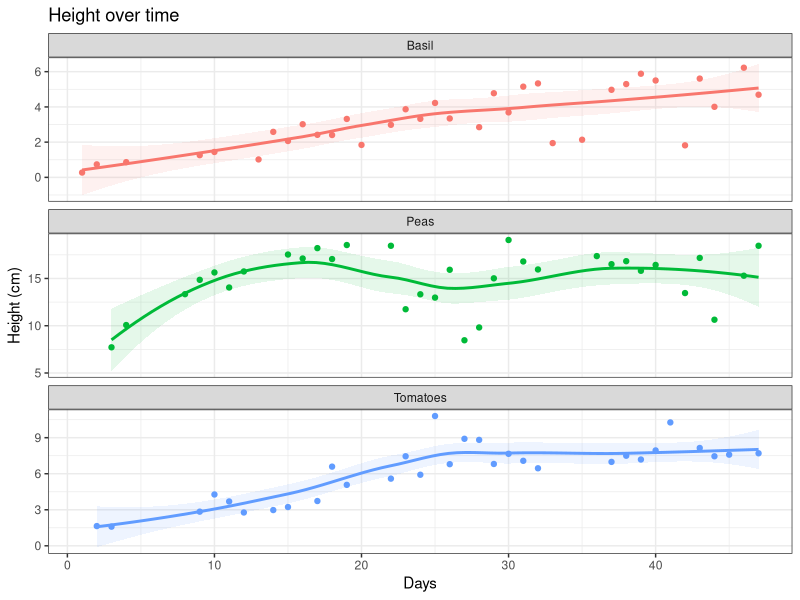
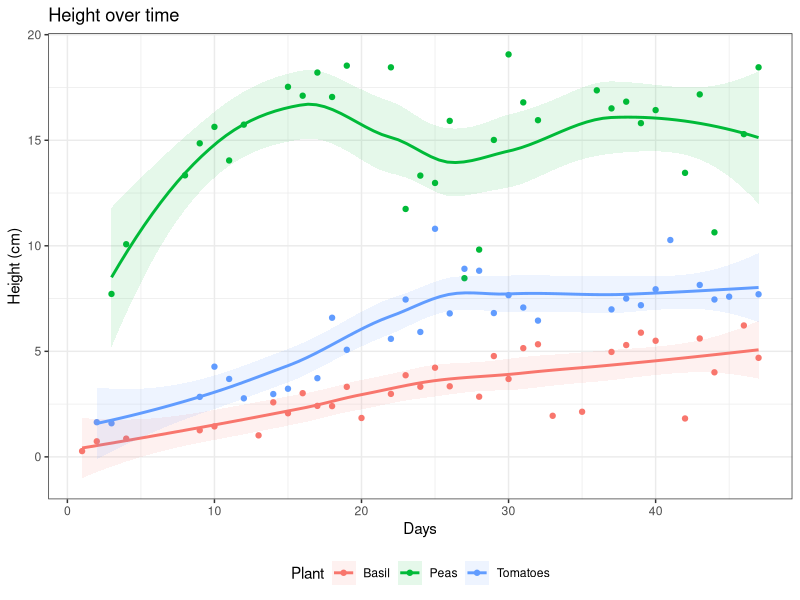
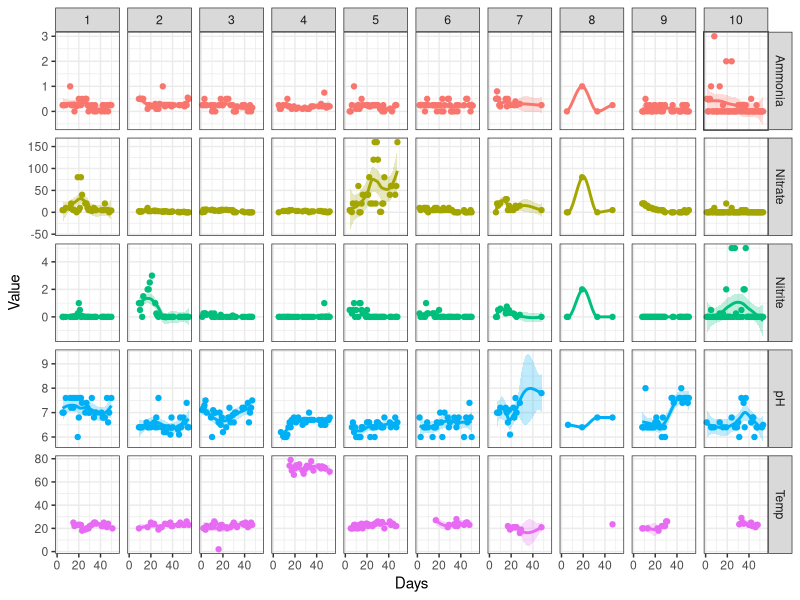
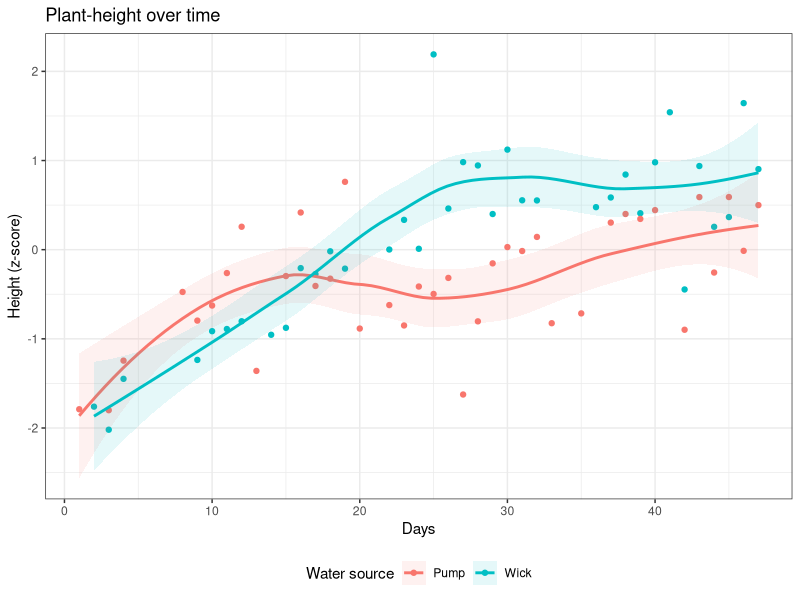
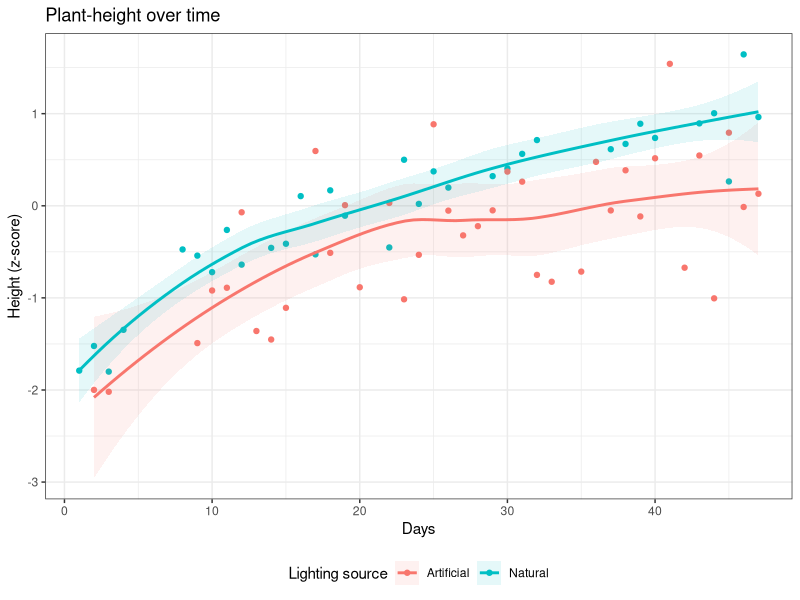

The R source for these figures, in order:
library(tidyverse)
theme_set(theme_bw())

### plotting growth for each plant over time (not standardized, but probably fine for this since they are split by plant, and more intuitive being just cm units)
growth_tab <- read.table("data/all-plant-average-heights.tsv", sep = "\t", header = TRUE, na.strings="")
growth_for_plotting <- growth_tab %>% pivot_longer(!Days, names_to = "Plant", values_to = "Height (cm)")

# split
ggplot(growth_for_plotting, aes(x = Days, y = `Height (cm)`, color = Plant, group = Plant)) + geom_point() + geom_smooth(aes(fill = Plant), alpha = 0.1) +
    facet_wrap(~Plant, nrow=3, ncol=1, scales = "free_y") + theme(legend.position = "none") + ggtitle("Height over time")

# together (probably fine together)
ggplot(growth_for_plotting, aes(x = Days, y = `Height (cm)`, color = Plant, group = Plant)) + geom_point() + geom_smooth(aes(fill = Plant), alpha = 0.1) +
    theme(legend.position = "bottom") + ggtitle("Height over time")


tank_tab <- read.table("data/all-tanks-measured-data.tsv", sep = "\t", header = TRUE, na.strings = "", stringsAsFactors=FALSE)

tank_tab$Tank <- factor(tank_tab$Tank)
tank_tab$Ammonia <- as.numeric(tank_tab$Ammonia)
tank_tab$Nitrite <- as.numeric(tank_tab$Nitrite)
tank_tab$Nitrate <- as.numeric(tank_tab$Nitrate)
tank_tab$pH <- as.numeric(tank_tab$pH)
tank_tab$pH <- as.numeric(tank_tab$pH)

tank_tab_for_plotting <- tank_tab %>% pivot_longer(cols = c("Ammonia", "Nitrite", "Nitrate", "pH", "Temp"), names_to = "Measure")
tank_tab_for_plotting$Measure <- factor(tank_tab_for_plotting$Measure)
str(tank_tab_for_plotting)

ggplot(tank_tab_for_plotting, aes(x = Day, y = value, color = Measure)) +
  geom_point() + geom_smooth(aes(fill = Measure), alpha = 0.25) + facet_grid(Measure ~ Tank, scales="free_y") +
  guides(color = FALSE, fill = FALSE) +
    labs(x = "Days", y = "Value")


### by water (values standardized by plant type)
water_tab <- read.table("data/std-height-averages-by-water.tsv", sep = "\t", header = TRUE, na.strings="")
water_for_plotting <- water_tab %>% pivot_longer(!Days, names_to = "Water source", values_to = "Height (z-score)")

ggplot(water_for_plotting, aes(x = Days, y = `Height (z-score)`, color = `Water source`, group = `Water source`)) + geom_point() + geom_smooth(aes(fill = `Water source`), alpha = 0.1) +
    theme(legend.position = "bottom") + ggtitle("Plant-height over time")

### by lighting (values standardized by plant type)
lighting_tab <- read.table("data/std-height-averages-by-lighting.tsv", sep = "\t", header = TRUE, na.strings="")
lighting_for_plotting <- lighting_tab %>% pivot_longer(!Days, names_to = "Lighting source", values_to = "Height (z-score)")

ggplot(lighting_for_plotting, aes(x = Days, y = `Height (z-score)`, color = `Lighting source`, group = `Lighting source`)) + geom_point() + geom_smooth(aes(fill = `Lighting source`), alpha = 0.1) +
    theme(legend.position = "bottom") + ggtitle("Plant-height over time")

